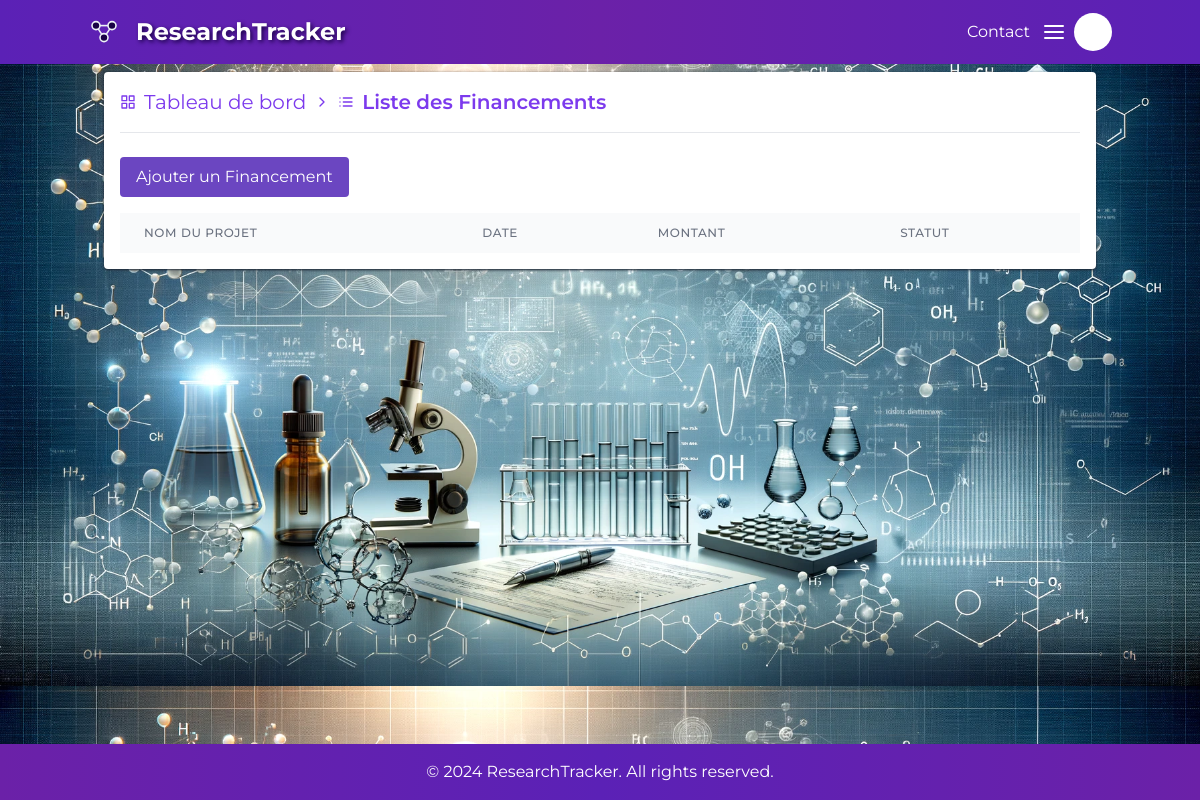
Page /fundings/list/ on the earlier database version.
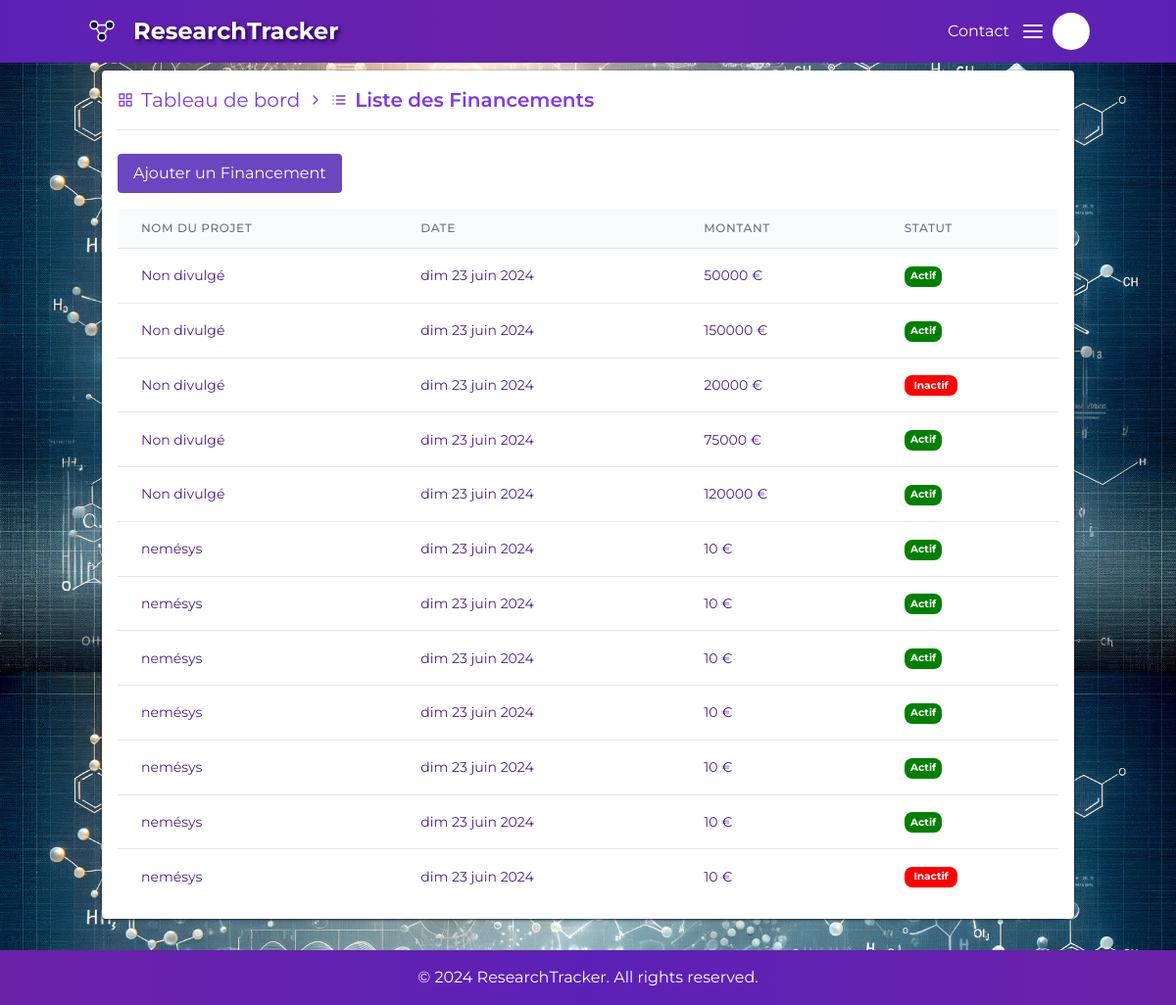
Same page on the later database version.
### fundings/models.py (models this page shows, shortened)
class Funding(models.Model):
    name = models.CharField(max_length=200)
    amount = models.IntegerField(default=10, validators=[MinValueValidator(10), MaxValueValidator(100000)])
    start_date = models.DateField(default=datetime.date.today)
    project = models.CharField(max_length=200, null=True, blank=True)
    user = models.ForeignKey(CustomUser, on_delete=models.CASCADE, null=True)
    active = models.BooleanField(default=True)
    class Meta:
        verbose_name = 'Donateur'
        verbose_name_plural = 'Donateurs'

### fundings/views.py (the view)
# urls.py: path('list/', FundingListView.as_view(), name='funding-list'),
class FundingListView(ListView):
    model = Funding
    template_name = 'fundings/funding-list.html'
    context_object_name = 'fundings'
    def get_context_data(self, **kwargs):
        context = super().get_context_data(**kwargs)
        context['form'] = FundingForm()  # Ajouter le formulaire au contexte
        return context

### fundings/templates/fundings/funding-list.html (shortened to what this page needs)
{% extends "base.html" %}
{% block content %}
    <div class="container mx-auto mt-2 mb-4 bg-white text-violet-900 rounded shadow shadow-gray-800 p-4">
        <nav class="flex items-center text-xl mb-4 t text-violet-600 space-x-2">
            <a href="{% url 'dashboard' %}" class="flex items-center hover:underline">
                <i data-feather="grid" class="mr-2 md-icon feather-icon"></i>Tableau de bord</a>
            <i data-feather="chevron-right" class="mr-2 md-icon feather-icon"></i>
            <i data-feather="list" class="mr-2 md-icon feather-icon"></i><span class="font-semibold">Liste des Financements</span>
        </nav>
        <hr class="my-2">
        <button id="openModalButton" class="btn-save my-4 ">Ajouter un Financement</button>
        <table class="min-w-full divide-y divide-gray-200">
            <thead>
            <tr>
                <th scope="col"
                    class="px-6 py-3 bg-gray-50 text-left text-xs font-medium text-gray-500 uppercase tracking-wider">
                    Nom du projet
                </th>
                <th scope="col"
                    class="px-6 py-3 bg-gray-50 text-left text-xs font-medium text-gray-500 uppercase tracking-wider">
                    Date
                </th>
                <th scope="col"
                    class="px-6 py-3 bg-gray-50 text-left text-xs font-medium text-gray-500 uppercase tracking-wider">
                    Montant
                </th>
                <th scope="col"
                    class="px-6 py-3 bg-gray-50 text-left text-xs font-medium text-gray-500 uppercase tracking-wider">
                    Statut
                </th>
            </tr>
            </thead>
            <tbody id="funding-list" class="bg-white divide-y divide-gray-200">
            {% for funding in fundings %}
                <tr class="hover:bg-gray-50 text-sm">
                    <td class="px-6 py-4 whitespace-nowrap">{{ funding.project|default_if_none:"Non divulgé" }}</td>
                    <td class="px-6 py-4 whitespace-nowrap">{{ funding.start_date|date:"D d F Y" }}</td>
                    <td class="px-6 py-4 whitespace-nowrap">{{ funding.amount }} €</td>
                    <td class="px-6 py-4 whitespace-nowrap">
                            <span class="{{ funding.active|yesno:'badge-active,badge-inactive' }}">
                                {{ funding.active|yesno:'Actif,Inactif' }}
                            </span>
                    </td>
                </tr>
            {% endfor %}
            </tbody>
        </table>
    </div>
{% endblock %}

### templates/base.html (shortened to what this page needs)
<!DOCTYPE html>
<html lang="fr">
<head>
{% load static %}
    <link href="{% static 'css/tailwind.output.css' %}" rel="stylesheet">
    <link href="{% static 'django_ckeditor_5/dist/styles.css' %}"  rel="stylesheet">
</head>
<body class="body-bg bg-gray-500 flex flex-col min-h-screen  ">
{% include 'nav.html' %}
<main class="flex-grow container mx-auto p-4 mt-12">
    {% block content %}
    {% endblock %}
</main>
<footer class=" bg-gradient-to-r from-purple-800 via-violet-800 to-purple-800 text-white p-4 text-center">
    &copy; 2024 ResearchTracker. All rights reserved.
</footer>
</body>
</html>

### templates/nav.html (shortened to what this page needs)
<nav class="z-50 w-full fixed bg-gradient-to-r from-violet-800 via-purple-800 to-violet-800 p-4 py-3 text-white">
    <div class="container mx-auto flex justify-between items-center">
        <div class="nav-logo flex items-center">
            <a href="{% url 'home' %}" class="text-2xl font-bold ml-2 text-shadow">ResearchTracker</a>
        </div>
        <div class=" flex items-center justify-center">
            <div><a class="mr-3" href="{% url 'contact' %}">Contact</a></div>
            <div class="relative items-center">
                <button id="menu-button" class="pt-0 block focus:outline-none mr-2">
                    <i data-feather="menu" class="feather-icon"></i>
                </button>
            </div>
            {% if user.is_authenticated %}
                <div class="text-sm bg-white text-violet-800 md-avatar font-bold py-2">
                    {{ user.initials }}
                </div>
            {% else %}
                <div class="text-sm bg-white text-transparent md-avatar font-bold py-2">
                </div>
            {% endif %}
        </div>
    </div>
</nav>

Differences in the rows shown:
added Funding: project "Non divulgé", start_date "dim 23 juin 2024", amount "50000", active "Actif"
added Funding: project "Non divulgé", start_date "dim 23 juin 2024", amount "150000", active "Actif"
added Funding: project "Non divulgé", start_date "dim 23 juin 2024", amount "20000", active "Inactif"
added Funding: project "Non divulgé", start_date "dim 23 juin 2024", amount "75000", active "Actif"
added Funding: project "Non divulgé", start_date "dim 23 juin 2024", amount "120000", active "Actif"
added Funding: project "nemésys", start_date "dim 23 juin 2024", amount "10", active "Actif"
added Funding: project "nemésys", start_date "dim 23 juin 2024", amount "10", active "Actif"
added Funding: project "nemésys", start_date "dim 23 juin 2024", amount "10", active "Actif"
added Funding: project "nemésys", start_date "dim 23 juin 2024", amount "10", active "Actif"
added Funding: project "nemésys", start_date "dim 23 juin 2024", amount "10", active "Actif"
added Funding: project "nemésys", start_date "dim 23 juin 2024", amount "10", active "Actif"
added Funding: project "nemésys", start_date "dim 23 juin 2024", amount "10", active "Inactif"
